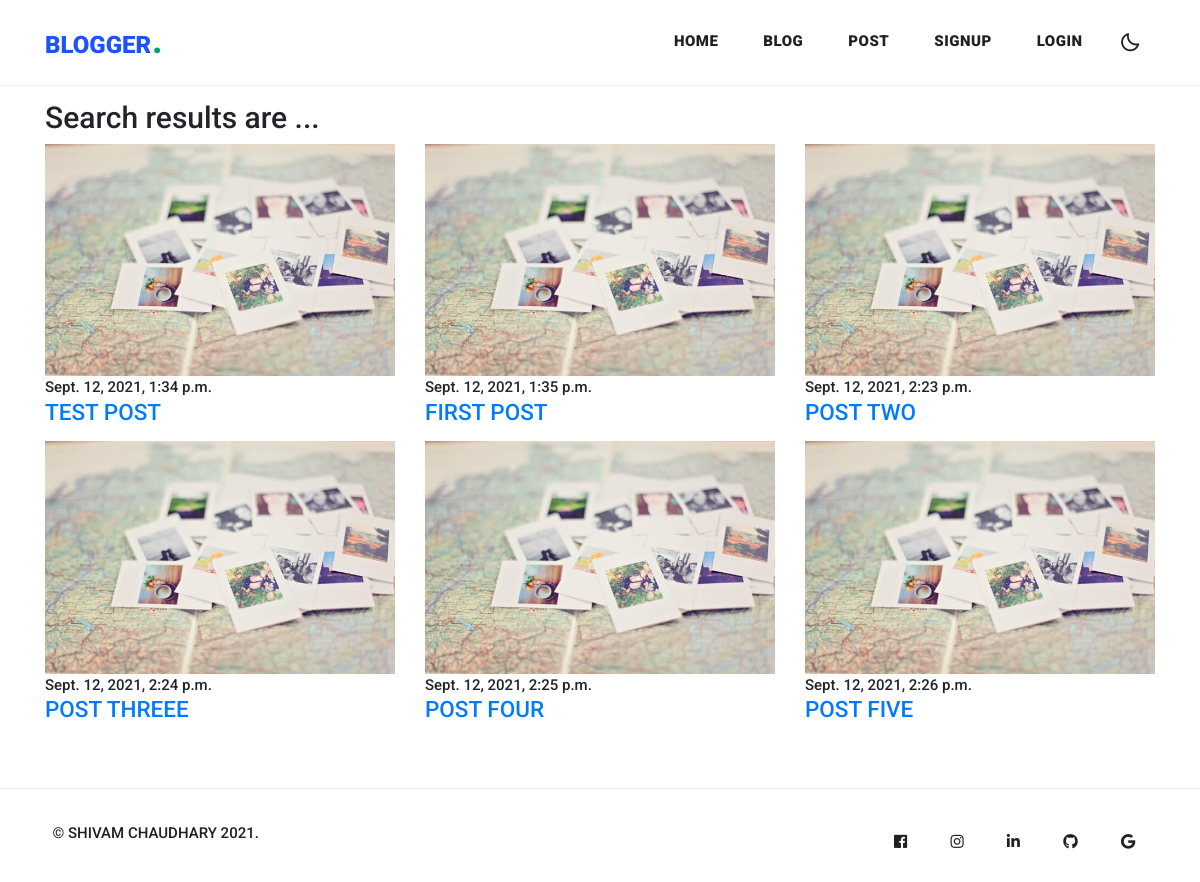
The app's page /search/ with its own data.
### posts/models.py (models this page shows, shortened)
class Post(models.Model):
    title = models.CharField(max_length=100)
    timestamp = models.DateTimeField(auto_now_add=True)
    content = models.TextField()
    author = models.ForeignKey(Author, on_delete=models.CASCADE)
    thumbnail = models.ImageField()
    categories = models.ManyToManyField(Category)
    tags=models.ManyToManyField(Tag)
    previous_post = models.ForeignKey(
        'self', related_name='previous', on_delete=models.SET_NULL, blank=True, null=True)
    next_post = models.ForeignKey(
        'self', related_name='next', on_delete=models.SET_NULL, blank=True, null=True)
    def get_absolute_url(self):
        return reverse('post-detail', kwargs={
            'pk': self.pk
        })

### posts/views.py (the view)
# urls.py: path('search/', SearchView.as_view(), name='search'),
class SearchView(View):
    def get(self, request, *args, **kwargs):
        search_result = Post.objects.all()
        query = request.GET.get('q')
        if query:
             search_result = search_result.filter(
                Q(title__icontains=query) |
                Q(content__icontains=query)
            ).distinct()
        context = {
            "search_result": search_result
        }
        return render(request, 'search.html', context)

### templates/search.html (shortened to what this page needs)
{% extends 'base.html' %}
{% load static %}
{% block content %}
<section class="latest-posts">
    <div class="container">
        <header>
            <h2 id="search-result">Search results are ...</h2>
        </header>
        <div class="row">
            {% for post in search_result %}
            <div class="post col-md-4">
                <div class="post-thumbnail"><a href="{{ post.get_absolute_url }}"><img src="{{ post.thumbnail.url }}"
                            class="img-fluid"></a>
                </div>
                <div class="post-details">
                    <div class="post-meta d-flex justify-content-between">
                        <div class="date">{{ post.timestamp }}</div>
                    </div><a href="{{ post.get_absolute_url }}">
                        <h3 class="h4" id="post-title" >{{ post.title }}</h3>
                    </a>
                </div>
            </div>
            {% empty %}
            <header>
                <h2>No results found ...</h2>
            </header>
            {% endfor %}
        </div>
    </div>
</section>
{% endblock content %}

### templates/base.html (shortened to what this page needs)
{% load static %}
<!DOCTYPE html>
<html>
    <head>
    <link href="https://use.fontawesome.com/releases/v5.0.4/css/all.css" rel="stylesheet">
    <link rel="stylesheet" href="{% static 'vendor/bootstrap/css/bootstrap.min.css' %}" >
    <link rel="stylesheet" href="{% static 'vendor/font-awesome/css/font-awesome.min.css' %}">
    <link href='https://unpkg.com/boxicons@2.1.1/css/boxicons.min.css' rel='stylesheet'>
    </head>
<body>
    {% include 'header.html' %}
    {% block content %}
    {% endblock content %}
    {% include 'footer.html' %}
</body>
</html>

### templates/header.html (shortened to what this page needs)
<header class="header">
  <nav class="navbar navbar-expand-lg">
    <div class="container">
      <a class="navbar-brand navbar-header d-flex" href="/"><h2>Blogger<em>.</em></h2></a>
      <div id="navbarcollapse navbarResponsive" class="collapse navbar-collapse">
        <ul class="navbar-nav ml-auto">
		  <li class="nav-item"><a href="/blog/" class="nav-link ">Home</a></li>
		  <li class="nav-item"><a href="/" class="nav-link ">Blog</a></li>
          <li class="nav-item"><a href="/post/1/" class="nav-link ">Post</a></li>
		  {% if user.is_authenticated %}
		  	<li class="nav-item"><a href="{% url 'post-create' %}" class="nav-link ">New Post</a></li>
        	<li class="nav-item"><a href="{% url 'accounts_update' %}" class="nav-link ">Profile</a></li>
        	{% else %}
            <li class="nav-item"><a href="{% url 'accounts_register' %}" class="nav-link ">SignUp</a></li>
			<li class="nav-item"><a href="{% url 'admin:index' %}" class="nav-link ">Login</a></li>
        	{% endif %}
			<div class="darkLight-searchBox">
				<li class="dark-light">
					<i class='bx bx-moon moon'></i>
				</li>
			</div>
			</ul>
      </div>
    </div>
  </nav>
</header>

### templates/footer.html (shortened to what this page needs)
{% load static %}
<footer class="footer">
        <div class="container">
          <div class="row">
            <div class="col-md-6">
              <p class="m-2">&copy;  SHIVAM CHAUDHARY 2021.</p>
            </div>
            <div class="col-md-6 text-right">
        <a
        class="btn btn-link btn-floating btn-lg text-dark m-1"
        href="#!"
        ><i class="fab fa-facebook-f"></i
      ></a>
      <a
        class="btn btn-link btn-floating btn-lg text-dark m-1"
        href="#!"
        ><i class="fab fa-instagram"></i
      ></a>
      <a
        class="btn btn-link btn-floating btn-lg text-dark m-1"
        href="#!"
        ><i class="fab fa-linkedin"></i
      ></a>
      <a
        class="btn btn-link btn-floating btn-lg text-dark m-1"
        href="#!"
        ><i class="fab fa-github"></i
      ></a>
      <a
          class="btn btn-link btn-floating btn-lg text-dark m-1"
          href="#!"
          ><i class="fab fa-google"></i
          ></a>
            </div>
          </div>
        </div>
    </footer>

### templates/header.html (style rules this page uses)
* { margin: 0; padding: 0; box-sizing: border-box; font-family: 'Poppins', sans-serif; transition: all 0.4s ease;; }
:root { --body-color: #ffffff; --nav-color: #ffffff; --text-color:#202020; }
body { height: 100vh; background-color: var(--body-color); }
.darkLight-searchBox .dark-light { height: 40px; width: 40px; display: flex; align-items: center; justify-content: center; margin: 0 5px; }
.dark-light i { position: absolute; color: var(--text-color); font-size: 22px; cursor: pointer; transition: all 0.3s ease; }
.header { font-family: 'Roboto', sans-serif; width: 100%; height: 100px; -webkit-transition: all 0.3s ease-in-out 0s; -o-transition: all 0.3s ease-in-out 0s; transition: all 0.3s ease-in-out 0s; }
.navbar { border-bottom: 1px solid #eee; }
.navbar .navbar-brand { float: left; outline: none; }
.navbar .navbar-brand h2 { color:#1F51FF ; text-transform: uppercase; font-size: 24px; font-weight: 900; -webkit-transition: all .3s ease 0s; -moz-transition: all .3s ease 0s; -o-transition: all .3s ease 0s; transition: all .3s ease 0s; }
.navbar .navbar-brand h2 em { font-size: 44px; font-style: normal; color:#00A36C; }
.navbar-collapse { text-align: center; }
.navbar .navbar-nav .nav-item { margin: 0px 15px; }
.navbar .navbar-nav a.nav-link { text-transform: capitalize; font-size: 15px; font-weight: 900; text-transform: uppercase; color: var(--text-color); letter-spacing: 0.5px; transition: all 0.3s; }

### templates/search.html (style rules this page uses)
* { font-family: 'Roboto', sans-serif; font-size: 15px; font-weight: 500; }

### templates/footer.html (style rules this page uses)
.footer { font-family: 'Roboto', sans-serif; font-size: 16px; font-weight: 600; color: var(--text-color); border-top: 1px solid #eee; -webkit-transition: all 0.3s ease-in-out 0s; -o-transition: all 0.3s ease-in-out 0s; transition: all 0.3s ease-in-out 0s; }
.footer { margin-top: 50px; padding-top: 25px; padding-bottom: 15px; }
.fab { color: var(--text-color); }

### records on screen
Post: thumbnail (picture), timestamp "Sept. 12, 2021, 1:34 p.m.", title "TEST POST"
Post: thumbnail (picture), timestamp "Sept. 12, 2021, 1:35 p.m.", title "FIRST POST"
Post: thumbnail (picture), timestamp "Sept. 12, 2021, 2:23 p.m.", title "POST TWO"
Post: thumbnail (picture), timestamp "Sept. 12, 2021, 2:24 p.m.", title "POST THREEE"
Post: thumbnail (picture), timestamp "Sept. 12, 2021, 2:25 p.m.", title "POST FOUR"
Post: thumbnail (picture), timestamp "Sept. 12, 2021, 2:26 p.m.", title "POST FIVE"
